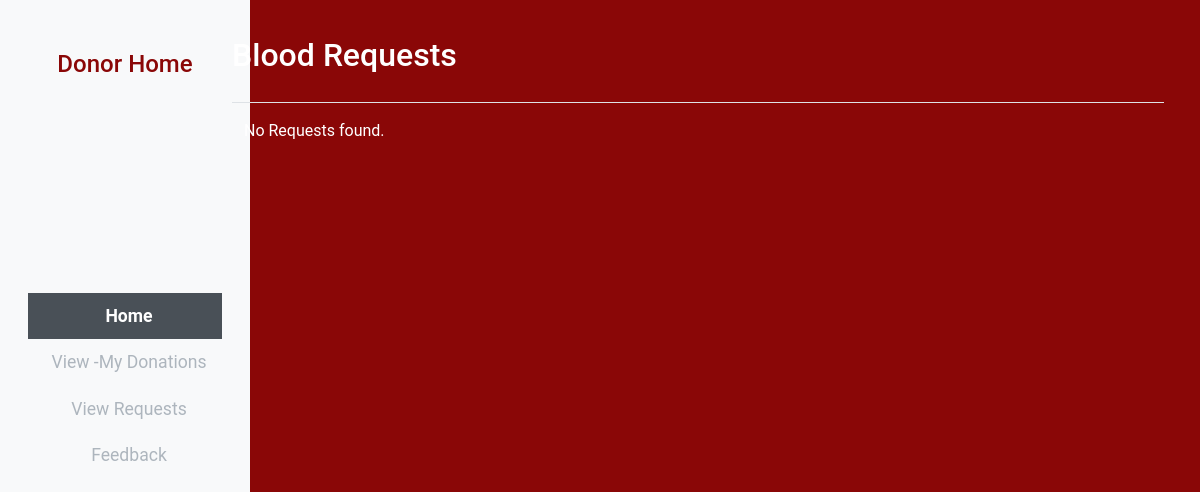
The app's page /view-request (signed in), older data.
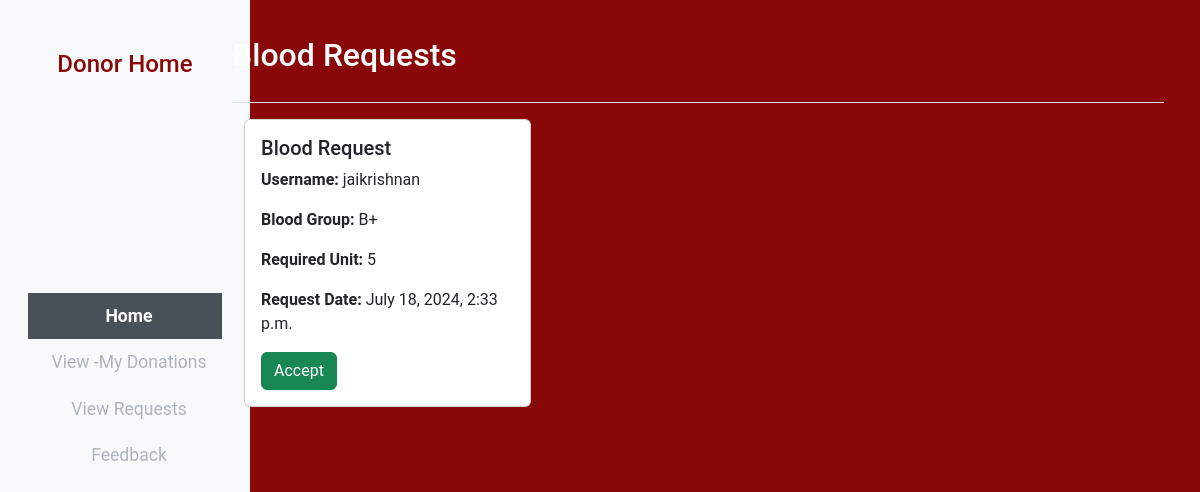
The same page, newer data.
### base/models.py (models this page shows, shortened)
class BloodRequest(models.Model):
    BLOOD_GROUP_CHOICES = [
        ('A+', 'A+'),
        ('A-', 'A-'),
        ('B+', 'B+'),
        ('B-', 'B-'),
        ('AB+', 'AB+'),
        ('AB-', 'AB-'),
        ('O+', 'O+'),
        ('O-', 'O-'),
    ]
    username = models.CharField(max_length=200)
    phone_number = models.CharField(max_length=15)
    email=models.ForeignKey(PatientModel,on_delete=models.CASCADE)
    blood_group = models.CharField(max_length=3, choices=BLOOD_GROUP_CHOICES)
    unit = models.IntegerField()
    description = models.TextField(max_length=3000)
    hospital = models.CharField(max_length=300)
    needed_date_time = models.DateTimeField()
    requested = models.BooleanField(default=False)

### base/views.py (the view)
# urls.py: path('view-request',views.view_requests,name="view_requests"),
def view_requests(request):
    donor = request.session.get('donor_email')
    try:
        blood_accept = Blood_accept.objects.filter(accepted=True)
        user = DonorModel.objects.get(email=donor)
        blood_group = user.blood_group
        blood_request = BloodRequest.objects.filter(blood_group=blood_group)
        accepted_ids = []
        for i in blood_accept:
            blood_accepted = BloodRequest.objects.get(id=i.blood_request_id.id)
            accepted_ids.append(blood_accepted.id)
        context = {
            'bloodreq': blood_request,
            'blood_accept': blood_accept,
            'accepted_ids': accepted_ids
        }
        return render(request, "base/view-request.html", context)
    except DonorModel.DoesNotExist:
        return JsonResponse({'success': False, 'message': 'Some error message'})

### base/Templates/base/view-request.html (shortened to what this page needs)
<!DOCTYPE html>
<html lang="en">
<head>
    <link href="https://stackpath.bootstrapcdn.com/bootstrap/4.5.2/css/bootstrap.min.css" rel="stylesheet" />
</head>
<body>
    {% include "SideNavbar.html" %}
    <main class="col-md-9 ms-sm-auto col-lg-10 px-md-4">
        <div class="d-flex justify-content-between flex-wrap flex-md-nowrap align-items-center pt-3 pb-2 mb-3 border-bottom">
            <h1 class="h2">Blood Requests</h1>
        </div>
        <div class="container">
            <div class="row">
                {% for blood in bloodreq %}
                <div class="col-md-4 mb-4">
                    <div class="card">
                        <div class="card-body">
                            <h5 class="card-title">Blood Request</h5>
                            <p class="card-text"><strong>Username:</strong> {{ blood.username }}</p>
                            <p class="card-text"><strong>Blood Group:</strong> {{ blood.blood_group }}</p>
                            <p class="card-text"><strong>Required Unit:</strong> {{ blood.unit }}</p>
                            <p class="card-text"><strong>Request Date:</strong> {{ blood.needed_date_time }}</p>
                            {% if blood.id in accepted_ids  %}
                                <button class="btn btn-secondary" disabled>Accepted</button>
                            {% else %}
                                <a href="{% url 'blood_approve' blood.id %}" class="btn btn-success blood-approve-btn" data-blood-id="{{ blood.id }}">Accept</a>
                            {% endif %}
                        </div>
                    </div>
                </div>
                {% empty %}
                <div class="col-md-12">
                    <p>No Requests found.</p>
                </div>
                {% endfor %}
            </div>
        </div>
    </main>
</body>
</html>

Row changes from the older to the newer data that the page shows:
added BloodRequest: username "jaikrishnan", blood_group "B+", unit "5", needed_date_time "July 18, 2024, 2:33 p.m."
Text that changed along with them:
text no longer shown: "No Requests found."
